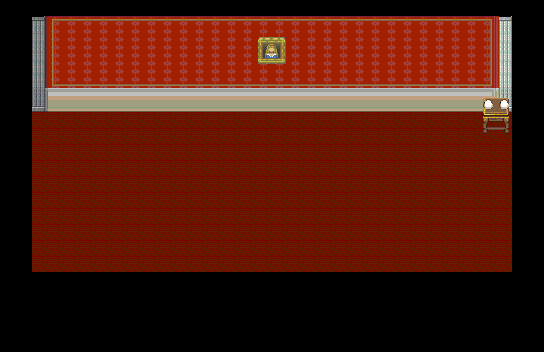

Rendered tile map (Tiled .tmx) drawn with the repository's tilesets; below, a short description and the map source with its tile grids summarised:
An orthogonal 34x22 tile map with 16x16 px tiles, 6 tile layers (Base, wall, MonoShita, MonoChu, ...), 4 tilesets and 9 objects.

<map version="1.0" orientation="orthogonal" renderorder="right-down" width="34" height="22" tilewidth="16" tileheight="16" backgroundcolor="#000000" nextobjectid="38">
 <tileset firstgid="1" name="youkan" tilewidth="16" tileheight="16" tilecount="480" columns="30">
  <image source="youkan.png" trans="007575" width="480" height="256" />
 </tileset>
 <tileset firstgid="481" name="ST-MsionR-I01" tilewidth="16" tileheight="16" tilecount="1984" columns="16">
  <image source="ST-MsionR-I01.png" trans="007575" width="256" height="1990" />
 </tileset>
 <tileset firstgid="2465" name="syokuzai1" tilewidth="16" tileheight="16" tilecount="32" columns="8">
  <image source="syokuzai1.png" trans="fefefe" width="128" height="64" />
 </tileset>
 <tileset firstgid="2497" name="ST-Sewer-01.png" tilewidth="16" tileheight="16" tilecount="1504" columns="16">
  <image source="ST-Sewer-01.png" width="256" height="1504" />
 </tileset>
 <layer name="Base" width="34" height="22">
  <properties>
   <property name="cc_vertexz" value="-14" />
  </properties>
  <data>[748 cells, 300 non-empty, 1 distinct tile ids]</data>
 </layer>
 <layer name="wall" width="34" height="22">
  <properties>
   <property name="cc_vertexz" value="-14" />
  </properties>
  <data>[748 cells, 180 non-empty, 24 distinct tile ids]</data>
 </layer>
 <layer name="MonoShita" width="34" height="22">
  <properties>
   <property name="cc_vertexz" value="-13" />
  </properties>
  <data>[748 cells, 4 non-empty, 4 distinct tile ids]</data>
 </layer>
 <layer name="MonoChu" width="34" height="22">
  <properties>
   <property name="cc_vertexz" value="-12" />
  </properties>
  <data>[748 cells, 6 non-empty, 6 distinct tile ids]</data>
 </layer>
 <layer name="MonoUe" width="34" height="22">
  <properties>
   <property name="cc_vertexz" value="-11" />
  </properties>
  <data>[748 cells, 4 non-empty, 3 distinct tile ids]</data>
 </layer>
 <objectgroup name="collision">
  <object id="20" x="32" y="0" width="480" height="16" />
  <object id="21" x="32" y="272" width="480" height="16" />
  <object id="32" x="32" y="96" width="480" height="16" />
  <object id="33" x="480" y="96" width="32" height="32" />
 </objectgroup>
 <objectgroup name="Ugokumono(object)">
  <properties>
   <property name="cc_vertexz" value="0" />
  </properties>
 </objectgroup>
 <objectgroup name="Chara(object)">
  <properties>
   <property name="cc_vertexz" value="0" />
  </properties>
 </objectgroup>
 <objectgroup name="event">
  <properties>
   <property name="EventID" value="1241" />
  </properties>
  <object id="22" x="0" y="16" width="32" height="272">
   <properties>
    <property name="EventID" value="1" />
    <property name="trigger" value="1" />
   </properties>
  </object>
  <object id="25" x="512" y="16" width="16" height="272">
   <properties>
    <property name="EventID" value="3" />
    <property name="trigger" value="1" />
   </properties>
  </object>
  <object id="29" x="288" y="272" width="32" height="32">
   <properties>
    <property name="EventID" value="7" />
    <property name="trigger" value="0" />
   </properties>
  </object>
  <object id="31" x="256" y="48" width="32" height="64">
   <properties>
    <property name="EventID" value="8" />
    <property name="trigger" value="2" />
   </properties>
  </object>
 </objectgroup>
 <objectgroup name="item">
  <object id="37" x="480" y="96" width="32" height="32">
   <properties>
    <property name="EventID" value="6" />
    <property name="objID" value="198" />
    <property name="trigger" value="2" />
   </properties>
  </object>
 </objectgroup>
 <layer name="shadow" width="34" height="22">
  <data>[748 cells, 6 non-empty, 1 distinct tile ids]</data>
 </layer>
</map>
